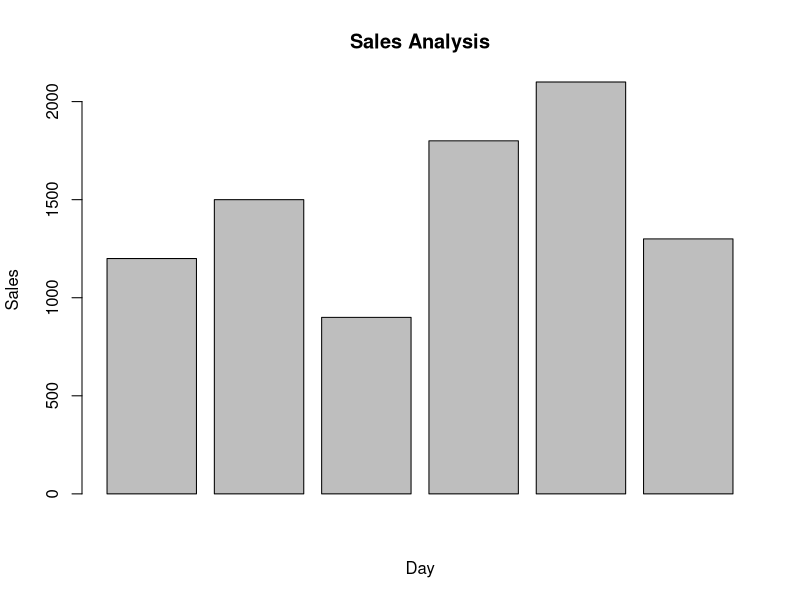

Reproduce this figure in R.
# Simple Sales Analysis
sales <- c(1200, 1500, 900, 1800, 2100, 1300)

cat("Total Sales:", sum(sales), "\n")
cat("Average Sales:", mean(sales), "\n")
cat("Highest Sale:", max(sales), "\n")

barplot(sales, main="Sales Analysis", xlab="Day", ylab="Sales")
